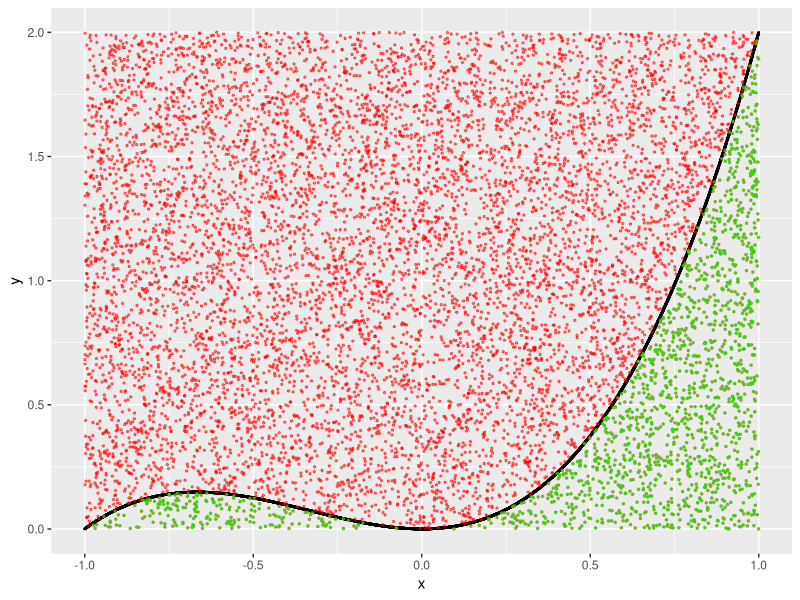

Generate this figure with R:
library(ggplot2)
# Example on rejection sampling
set.seed(10052019)

func <- function(x) {
  (x^3 + x^2)
}

m = 10^4
x = runif(m, -1,1)
y = runif(m, 0, 2)
s = x[y < func(x)]

ggplot(data.frame(x,y), aes(x, y)) +
  geom_point(data = data.frame(x, y = func(x)), aes(x,y), size = 0.3) +
  geom_point(size = 0.5, alpha = 0.5, color = "red") + 
  geom_point(data = data.frame(x = s,y = y[y< func(x)]), 
             aes(x, y), size = 0.5, alpha = 0.5, color = "green") 